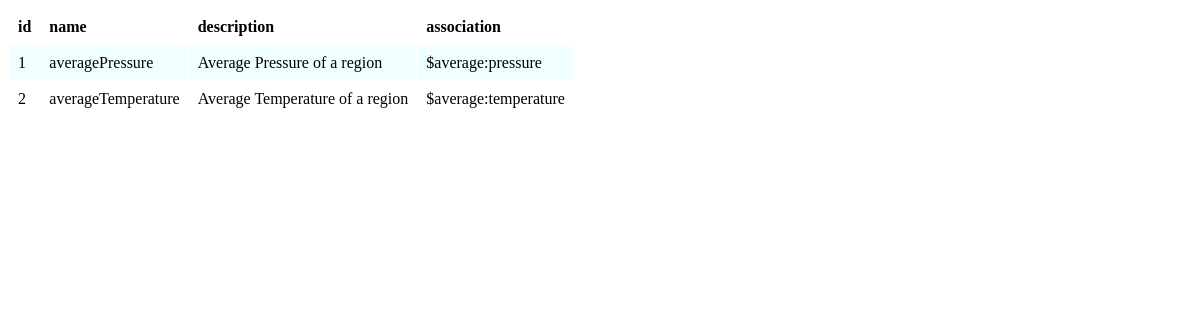
The page /capabilities on the database as committed earlier.
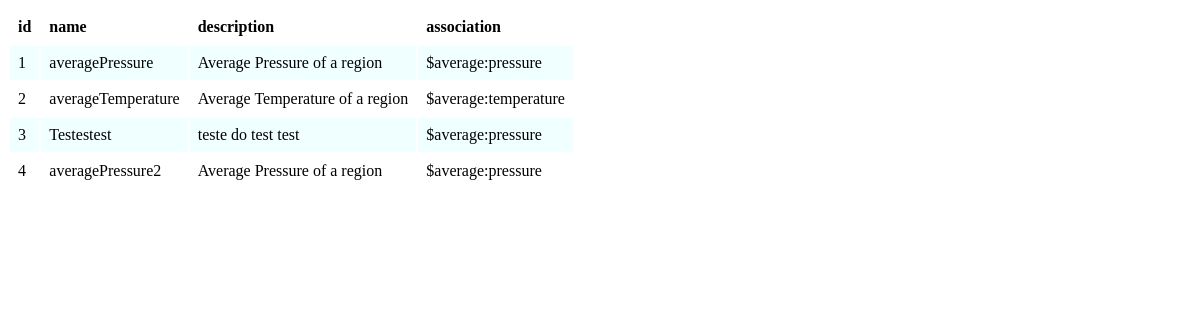
The same page on the database as committed later.
### database.py (models this page shows)
class BaseModel(peewee.Model):
    class Meta:
        database=db

class Capabilities(BaseModel):
    name = peewee.CharField(unique=True)
    description = peewee.CharField(default=None)
    association = peewee.CharField(default=None)

### app.py (the view, shortened to what this page needs)
@app.route('/capabilities', methods =['GET', 'POST', 'DELETE'])
def capabilities():
    if request.method == 'GET':
        headers = ("id","name","description","association")
        capabilities = cataloguer.consultCapabilities()
        return render_template("table.html", headings=headers, data=capabilities)

### cataloguer.py (called while the page is built)
    def consultCapabilities(self):
        try:
            print("[CATALOGUER]:\tConsultando Capabilities")
            capabilities = Capabilities.select()
            return capabilities
        except:
            print("[CATALOGUER]:\tErro no processo de consulta da Capability")
            return -1

### templates/table.html (shortened to what this page needs)
<!DOCTYPE html>
<html lang="en">
    <head>
        <link rel="stylesheet" href="/static/table.css" />
    </head>
    <body>
        <table calss="table">
            <tr class="table__header">
                {% for header in headings %}
                <th class="table__cell">{{ header }}</th>
                {% endfor %}
            </tr>
            {% for row in data.dicts() %}
            <tr class="table__row">
                {% for cell in row %}
                <td class="table__cell">{{ row[cell] }}</td>
                {% endfor %}
            </tr>
            {% endfor %}
        </table>
    </body>
</html>

### static/table.css (style rules this page uses)
.table__row:nth-child(even) { background-color:azure; }
.table__header { text-align: left; }
.table__cell { padding: 8px; }

Rows that differ between the two databases and show on the page:
added Capabilities: id "3" "Testestest" "teste do test test" "$average:pressure"
added Capabilities: id "4" "averagePressure2" "Average Pressure of a region" "$average:pressure"
